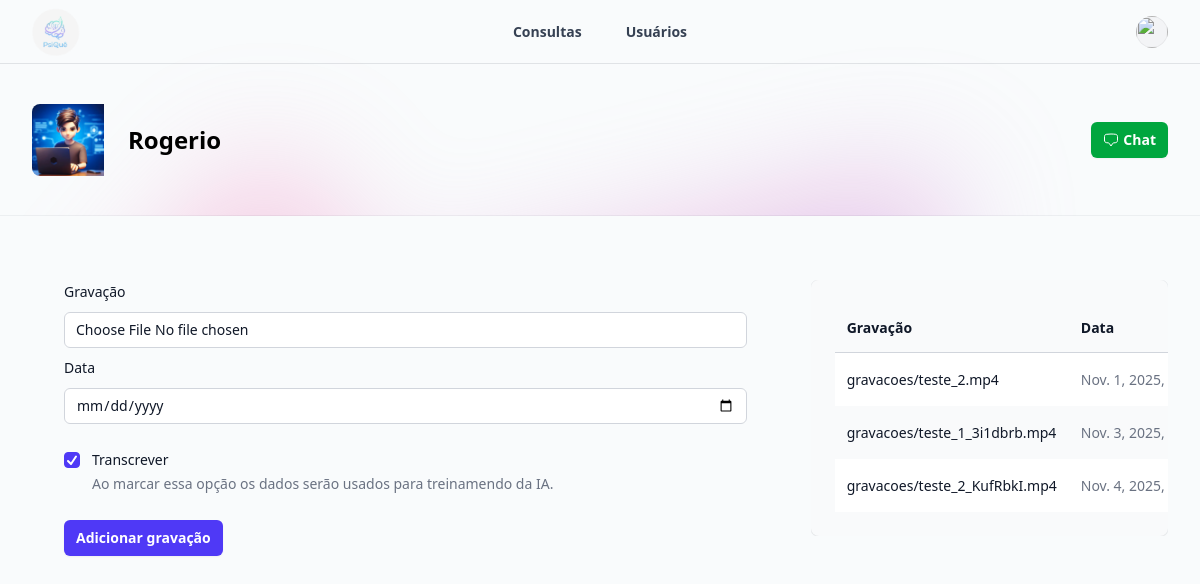
The app's page /consultas/1/, older data.
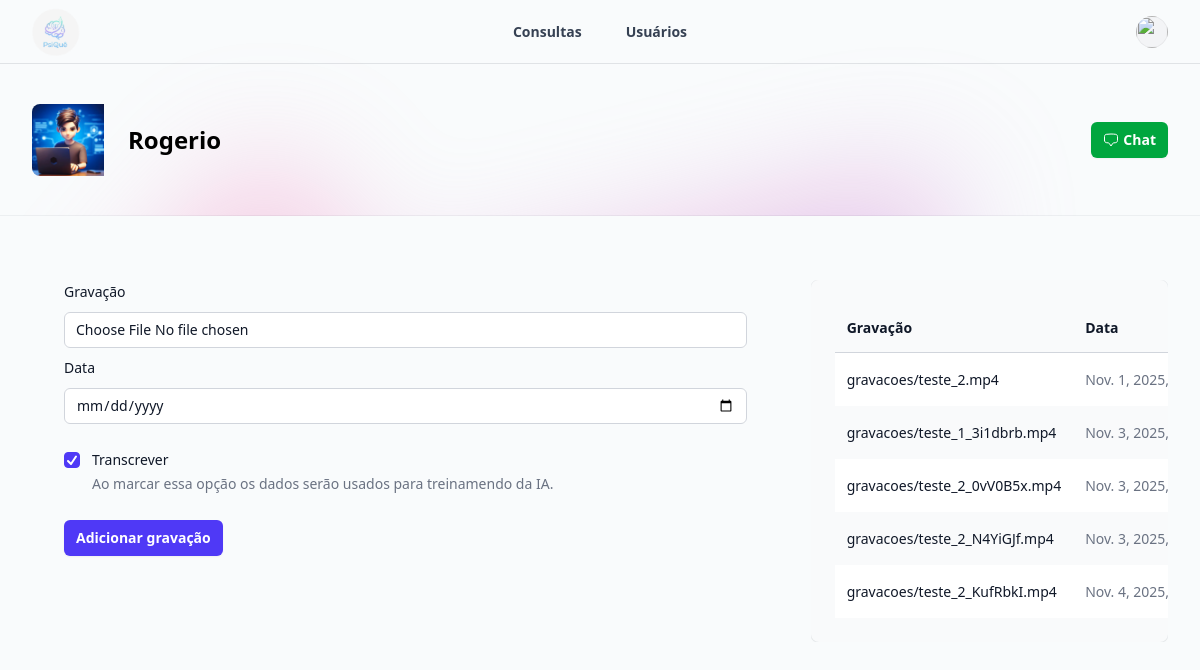
The same page, newer data.
### usuarios/models.py (models this page shows, shortened)
class Pacientes(models.Model):
    nome = models.CharField(max_length=64)
    descricao = models.TextField()
    foto = models.ImageField(upload_to='fotos')
    ativo = models.BooleanField(default=True)
    telefone = models.CharField(max_length=15, null=True, blank=True)

### consultas/models.py (models this page shows)
class Gravacoes(models.Model):
    video = models.FileField(upload_to='gravacoes')
    data = models.DateTimeField()
    transcrever = models.BooleanField(default=False)
    paciente = models.ForeignKey(Pacientes, on_delete=models.DO_NOTHING)
    humor = models.IntegerField(default=0)
    transcricao = models.TextField()
    resumo = models.JSONField(default=list, blank=True)
    segmentos = models.JSONField(default=list, blank=True)

### consultas/views.py (the view, shortened to what this page needs)
# urls.py: path('<int:id>/', views.consultas, name='consultas'),
def consultas(request, id):
    paciente = get_object_or_404(Pacientes, id=id)
    if request.method == 'GET':
        gravacoes = Gravacoes.objects.filter(paciente__id=id).order_by('data')
        return render(
            request,
            'consultas.html',
            {'paciente': paciente, 'gravacoes': gravacoes},
        )

### consultas/templates/consultas.html (shortened to what this page needs)
{% extends "base.html" %}
{% load static %}
{% block 'body' %}
    <header class="absolute inset-x-0 top-0 z-50 flex h-16 border-b border-gray-900/10">
        <div class="mx-auto flex w-full max-w-7xl items-center justify-between px-4 sm:px-6 lg:px-8">
            <div class="flex flex-1 items-center gap-x-6">
                <a href="{% url 'pacientes' %}"><img src="{% static 'logo.png' %}" alt="PsiQuê" class="h-12 w-auto" /></a>
            </div>
            <nav class="hidden md:flex md:gap-x-11 md:text-sm/6 md:font-semibold md:text-gray-700">
                <a href="#">Consultas</a>
                <a href="#">Usuários</a>
            </nav>
            <div class="flex flex-1 items-center justify-end gap-x-8">
                <a href="#" class="-m-1.5 p-1.5">
                    <img src="https://images.unsplash.com/photo-1472099645785-5658abf4ff4e?ixlib=rb-1.2.1&ixid=eyJhcHBfaWQiOjEyMDd9&auto=format&fit=facearea&facepad=2&w=256&h=256&q=80"
                         alt=""
                         class="size-8 rounded-full bg-gray-100 outline -outline-offset-1 outline-black/5" />
                </a>
            </div>
        </div>
    </header>
    <main>
        <header class="relative isolate pt-16">
            <div aria-hidden="true" class="absolute inset-0 -z-10 overflow-hidden">
                <div class="absolute top-full left-16 -mt-16 transform-gpu opacity-50 blur-3xl xl:left-1/2 xl:-ml-80">
                    <div style="clip-path: polygon(100% 38.5%, 82.6% 100%, 60.2% 37.7%, 52.4% 32.1%, 47.5% 41.8%, 45.2% 65.6%, 27.5% 23.4%, 0.1% 35.3%, 17.9% 0%, 27.7% 23.4%, 76.2% 2.5%, 74.2% 56%, 100% 38.5%)"
                         class="aspect-1154/678 w-288.5 bg-linear-to-br from-[#FF80B5] to-[#9089FC]"></div>
                </div>
                <div class="absolute inset-x-0 bottom-0 h-px bg-gray-900/5"></div>
            </div>
            <div class="mx-auto max-w-7xl px-4 py-10 sm:px-6 lg:px-8">
                <div class="mx-auto flex max-w-2xl items-center justify-between gap-x-8 lg:mx-0 lg:max-w-none">
                    <div class="flex items-center gap-x-6">
                        <img class="object-cover w-full rounded-t-lg h-18 md:h-auto md:w-18 md:rounded-none md:rounded-s-lg"
                             src="{{ paciente.foto.url }}"
                             alt="">
                        <p class="text-2xl font-bold">{{ paciente.nome }}</p>
                    </div>
                    <a href="#"
                       class="ml-auto flex items-center gap-x-1 rounded-md bg-green-600 px-3 py-2 text-sm font-semibold text-white shadow-xs hover:bg-green-500 focus-visible:outline-2 focus-visible:outline-offset-2 focus-visible:outline-indigo-600">
                        Chat
                    </a>
                </div>
            </div>
        </header>
        <div class="mx-auto max-w-7xl px-4 py-16 sm:px-6 lg:px-8">
            <div class="mx-auto grid max-w-2xl grid-cols-1 grid-rows-1 items-start gap-x-8 gap-y-8 lg:mx-0 lg:max-w-none lg:grid-cols-3">
                <div class="lg:col-start-3 lg:row-end-1 overflow-auto">
                    <div class="rounded-lg p-6 bg-gray-50 shadow-xs outline-1 outline-gray-900/5">
                        <table class="min-w-full divide-y divide-gray-300">
                            <thead>
                                <tr>
                                    <th scope="col"
                                        class="py-3.5 pr-3 pl-4 text-left text-sm font-semibold text-gray-900 sm:pl-3">
                                        Gravação
                                    </th>
                                    <th scope="col"
                                        class="px-3 py-3.5 text-left text-sm font-semibold text-gray-900">Data</th>
                                </tr>
                            </thead>
                            <tbody class="bg-white">
                                    {% for gravacao in gravacoes %}
                                        <tr class="even:bg-gray-50">
                                            <td class="py-4 pr-3 pl-4 text-sm font-medium whitespace-nowrap text-gray-900 sm:pl-3">
                                                <a href="#">{{gravacao.video.name}}</a>
                                            </td>
                                            <td class="px-3 py-4 text-sm whitespace-nowrap text-gray-500">{{gravacao.data}}</td>
                                        </tr>
                                    {% endfor %}
                            </tbody>
                        </table>
                    </div>
                </div>
                <div class="-mx-4 px-4 sm:mx-0 sm:rounded-lg sm:px-8 sm:pb-14 lg:col-span-2 lg:row-span-2 lg:row-end-2 xl:px-16  xl:pb-20">
                    <div>
                        <form action="{% url 'consultas' paciente.id%}" method="POST" enctype='multipart/form-data'>{% csrf_token %}
                            <label class="block text-sm/6 font-medium text-gray-900">Gravação</label>
                            <input type="file"
                                   name="gravacao"
                                   class="mt-2 block w-full rounded-md bg-white px-3 py-1.5 text-base text-gray-900 outline-1 -outline-offset-1 outline-gray-300 placeholder:text-gray-400 focus:outline-2 focus:-outline-offset-2 focus:outline-indigo-600 sm:text-sm/6">
                        </div>
                        <div class="mt-2">
                            <label class="block text-sm/6 font-medium text-gray-900">Data</label>
                            <input type="date"
                                   name="data"
                                   class="mt-2 block w-full rounded-md bg-white px-3 py-1.5 text-base text-gray-900 outline-1 -outline-offset-1 outline-gray-300 placeholder:text-gray-400 focus:outline-2 focus:-outline-offset-2 focus:outline-indigo-600 sm:text-sm/6">
                        </div>
                        <div class="mt-6 space-y-6">
                            <div class="flex gap-3">
                                <div class="flex h-6 shrink-0 items-center">
                                    <div class="group grid size-4 grid-cols-1">
                                        <input id="transcript"
                                               type="checkbox"
                                               name="transcript"
                                               checked
                                               aria-describedby="comments-description"
                                               class="col-start-1 row-start-1 appearance-none rounded-sm border border-gray-300 bg-white checked:border-indigo-600 checked:bg-indigo-600 indeterminate:border-indigo-600 indeterminate:bg-indigo-600 focus-visible:outline-2 focus-visible:outline-offset-2 focus-visible:outline-indigo-600 disabled:border-gray-300 disabled:bg-gray-100 disabled:checked:bg-gray-100 forced-colors:appearance-auto" />
                                    </div>
                                </div>
                                <div class="text-sm/6">
                                    <label for="comments" class="font-medium text-gray-900">Transcrever</label>
                                    <p id="comments-description" class="text-gray-500">
                                        Ao marcar essa opção os dados serão usados para treinamendo da IA.
                                    </p>
                                </div>
                            </div>
                            <div class="mt-2">
                                <button type="submit"
                                        class="inline-flex cursor-pointer items-center rounded-md bg-indigo-600 px-3 py-2 text-sm font-semibold text-white shadow-xs hover:bg-indigo-500 focus-visible:outline-2 focus-visible:outline-offset-2 focus-visible:outline-indigo-600">
                                    Adicionar gravação
                                </button>
                        </div>
                    </div>
                </div>
            </div>
        </main>
    {% endblock 'body' %}

### templates/base.html (shortened to what this page needs)
<!DOCTYPE html>
<html>
    <head>
        <script src="https://cdn.jsdelivr.net/npm/@tailwindcss/browser@4"></script>
    </head>
    <body class="bg-slate-100/40">
        {% block 'body' %}
        {% endblock 'body' %}
    </body>
</html>

Row changes from the older to the newer data that the page shows:
added Gravacoes: video.name "gravacoes/teste_2_0vV0B5x.mp4", data "Nov. 3, 2025,…"
added Gravacoes: video.name "gravacoes/teste_2_N4YiGJf.mp4", data "Nov. 3, 2025,…"
